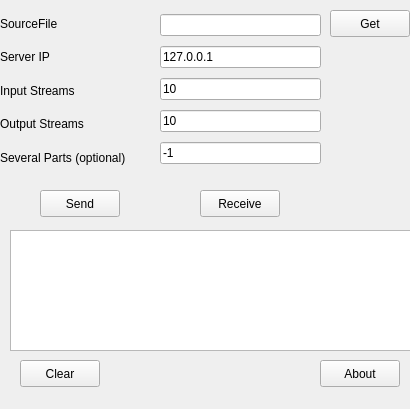
<ui version="4.0" >
 <class>ScFtpDLG</class>
 <widget class="QWidget" name="ScFtpDLG" >
  <property name="geometry" >
   <rect>
    <x>0</x>
    <y>0</y>
    <width>410</width>
    <height>409</height>
   </rect>
  </property>
  <property name="windowTitle" >
   <string>Form</string>
  </property>
  <widget class="QWidget" name="verticalLayout" >
   <property name="geometry" >
    <rect>
     <x>0</x>
     <y>10</y>
     <width>161</width>
     <height>161</height>
    </rect>
   </property>
   <layout class="QVBoxLayout" >
    <item>
     <layout class="QVBoxLayout" >
      <item>
       <widget class="QLabel" name="label_4" >
        <property name="text" >
         <string>SourceFile</string>
        </property>
       </widget>
      </item>
      <item>
       <widget class="QLabel" name="label" >
        <property name="text" >
         <string>Server IP</string>
        </property>
       </widget>
      </item>
      <item>
       <widget class="QLabel" name="label_5" >
        <property name="text" >
         <string>Input Streams</string>
        </property>
       </widget>
      </item>
      <item>
       <widget class="QLabel" name="label_6" >
        <property name="text" >
         <string>Output Streams</string>
        </property>
       </widget>
      </item>
      <item>
       <widget class="QLabel" name="label_7" >
        <property name="text" >
         <string>Several Parts (optional)</string>
        </property>
       </widget>
      </item>
     </layout>
    </item>
   </layout>
  </widget>
  <widget class="QWidget" name="verticalLayout_2" >
   <property name="geometry" >
    <rect>
     <x>160</x>
     <y>10</y>
     <width>161</width>
     <height>161</height>
    </rect>
   </property>
   <layout class="QVBoxLayout" >
    <item>
     <widget class="QLineEdit" name="txtSourceFile" />
    </item>
    <item>
     <widget class="QLineEdit" name="txtServerIP" >
      <property name="text" >
       <string>127.0.0.1</string>
      </property>
     </widget>
    </item>
    <item>
     <widget class="QLineEdit" name="txtInputStreams" >
      <property name="text" >
       <string>10</string>
      </property>
     </widget>
    </item>
    <item>
     <widget class="QLineEdit" name="txtOutputStreams" >
      <property name="text" >
       <string>10</string>
      </property>
     </widget>
    </item>
    <item>
     <widget class="QLineEdit" name="txtSeveralParts" >
      <property name="text" >
       <string>-1</string>
      </property>
     </widget>
    </item>
   </layout>
  </widget>
  <widget class="QPushButton" name="btnSend" >
   <property name="geometry" >
    <rect>
     <x>40</x>
     <y>190</y>
     <width>80</width>
     <height>27</height>
    </rect>
   </property>
   <property name="text" >
    <string>Send</string>
   </property>
  </widget>
  <widget class="QPushButton" name="btnReceive" >
   <property name="geometry" >
    <rect>
     <x>200</x>
     <y>190</y>
     <width>80</width>
     <height>27</height>
    </rect>
   </property>
   <property name="text" >
    <string>Receive</string>
   </property>
  </widget>
  <widget class="QTextEdit" name="txtOutput" >
   <property name="geometry" >
    <rect>
     <x>10</x>
     <y>230</y>
     <width>401</width>
     <height>121</height>
    </rect>
   </property>
  </widget>
  <widget class="QPushButton" name="btnGet" >
   <property name="geometry" >
    <rect>
     <x>330</x>
     <y>10</y>
     <width>80</width>
     <height>27</height>
    </rect>
   </property>
   <property name="text" >
    <string>Get</string>
   </property>
  </widget>
  <widget class="QPushButton" name="btnClear" >
   <property name="geometry" >
    <rect>
     <x>20</x>
     <y>360</y>
     <width>80</width>
     <height>27</height>
    </rect>
   </property>
   <property name="text" >
    <string>Clear</string>
   </property>
  </widget>
  <widget class="QPushButton" name="btnAbout" >
   <property name="geometry" >
    <rect>
     <x>320</x>
     <y>360</y>
     <width>80</width>
     <height>27</height>
    </rect>
   </property>
   <property name="text" >
    <string>About</string>
   </property>
  </widget>
 </widget>
 <resources/>
 <connections/>
</ui>
